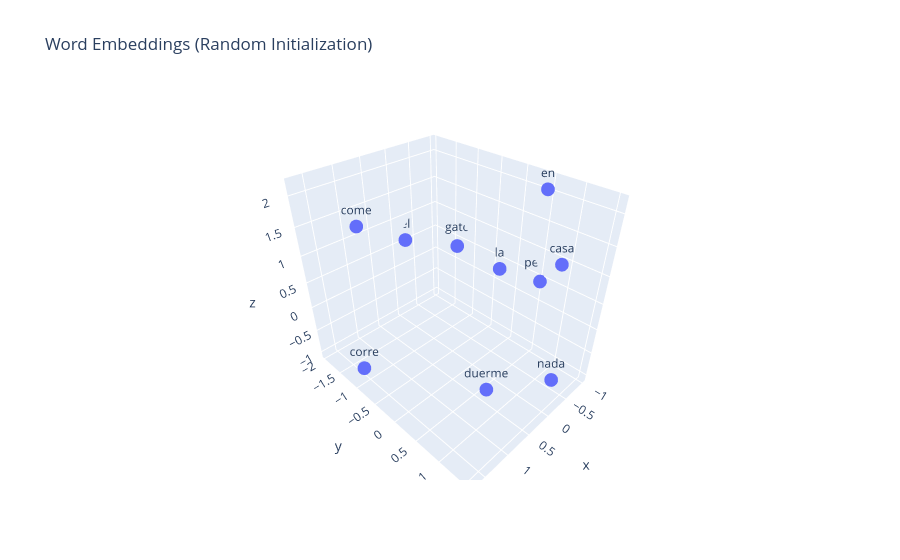

Write notebook code for a chart like this one.
### Code cell
# Celda 5: Visualize initial embeddings (3D interactive!)
print("=== Initial Embeddings (random) ===")

# Get all embeddings
embeddings = embedding_layer.weight.detach().numpy()

# Create DataFrame for Plotly
df = pd.DataFrame(embeddings, columns=['x', 'y', 'z'])
df['word'] = vocab
df['index'] = range(len(vocab))

# 3D scatter plot
fig = px.scatter_3d(df, x='x', y='y', z='z', text='word', 
                    title='Word Embeddings (Random Initialization)')
fig.update_traces(marker=dict(size=8), textposition='top center')
fig.show()

### Figure 1 — Plotly figure (JSON) as saved in the notebook; plotly's stock layout.template omitted (floating-point values rounded to 4 significant figures)
{"data": [{"hovertemplate": "x=%{x}<br>y=%{y}<br>z=%{z}<br>word=%{text}<extra></extra>", "legendgroup": "", "marker": {"color": "#636efa", "size": 8, "symbol": "circle"}, "mode": "markers+text", "name": "", "scene": "scene", "showlegend": false, "text": ["el", "la", "gato", "perro", "come", "duerme", "en", "casa", "corre", "nada"], "textposition": "top center", "type": "scatter3d", "x": [-0.2124, 0.03748, -0.8391, -1.0, 1.186, 0.3395, -0.7156, 0.1545, 1.698, -0.2509], "y": [-1.947, 0.4784, -1.219, 0.5279, -1.321, 0.6205, 0.6304, 1.514, -0.8176, 1.434], "z": [0.5498, 1.129, 0.4636, 0.4348, 1.569, -1.037, 2.16, 1.71, -0.5999, -0.6442]}], "layout": {"legend": {"tracegroupgap": 0}, "scene": {"domain": {"x": [0, 1], "y": [0, 1]}, "xaxis": {"title": {"text": "x"}}, "yaxis": {"title": {"text": "y"}}, "zaxis": {"title": {"text": "z"}}}, "title": {"text": "Word Embeddings (Random Initialization)"}}}
